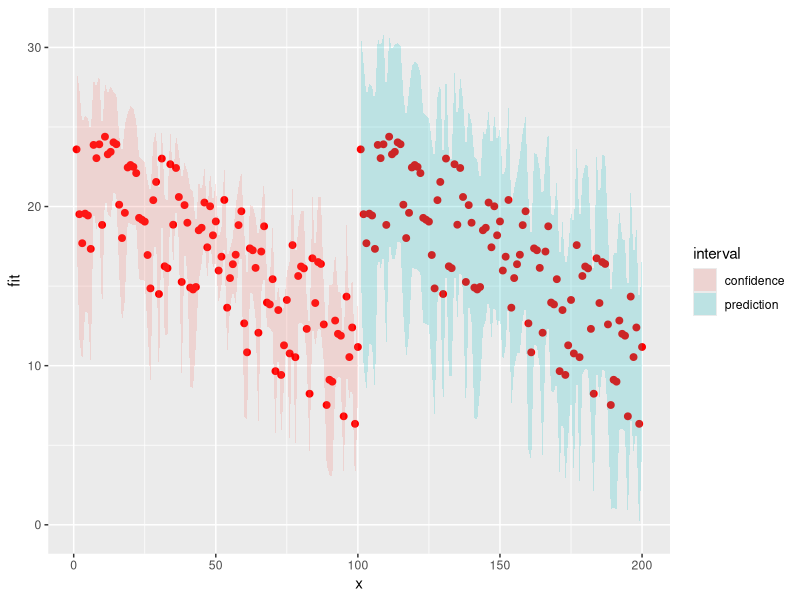
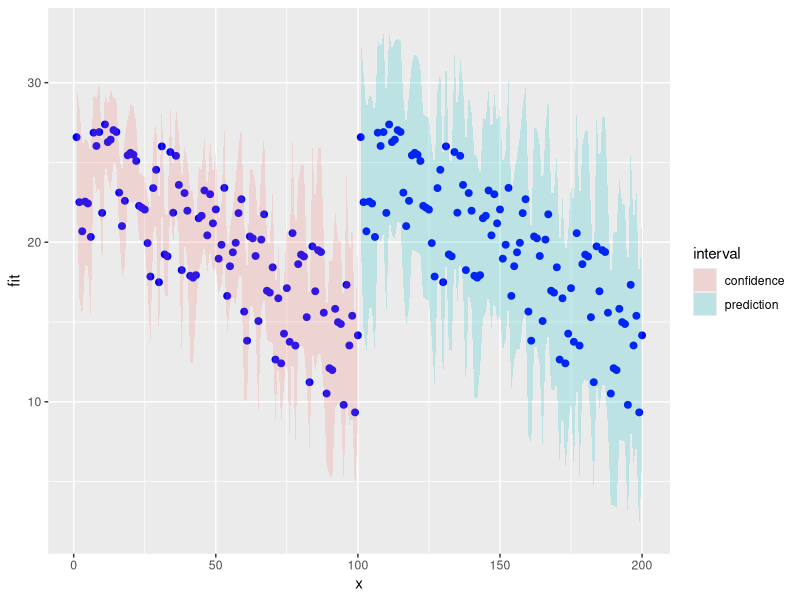
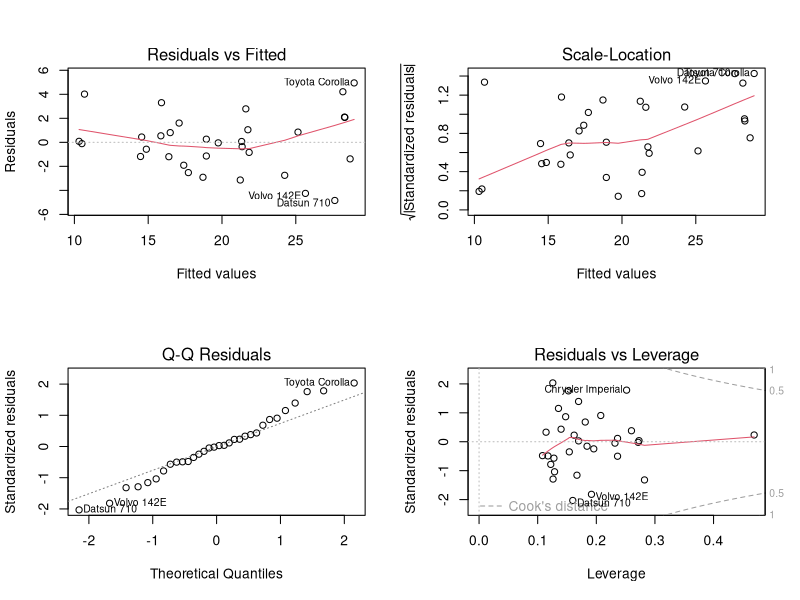

Reproduce these figures in R, in order.
## ---- chunk 1
require(ggplot2, quietly = TRUE, warn.conflicts = FALSE)
require(dplyr, quietly = TRUE, warn.conflicts = FALSE)
require(car, quietly = TRUE, warn.conflicts = FALSE)
data(mtcars)
amdata = filter(mtcars, am == 1)
smdata = filter(mtcars, am == 0)
fit = lm(mpg ~ ., data = mtcars)
## ---- chunk 2
vf = round(vif(fit), 3)
vf
## ---- chunk 3
fit1 = lm(mpg ~ am, data = mtcars)
fit2 = update(fit1, mpg ~ am + drat)
fit3 = update(fit1, mpg ~ am + drat + vs)
fit4 = update(fit1, mpg ~ am + drat + vs + gear)
fit5 = update(fit1, mpg ~ am + drat + vs + gear + qsec)
fit6 = update(fit1, mpg ~ am + drat + vs + gear + qsec + carb)
fit7 = update(fit1, mpg ~ am + drat + vs + gear  + qsec + carb + hp)
fit8 = update(fit1, mpg ~ am + drat + vs + gear + qsec + carb + hp + wt)
fit9 = update(fit1, mpg ~ am + drat + vs + gear + qsec + carb + hp + wt + cyl)
fit10 = update(fit1, mpg ~ am + drat + vs + gear + qsec + carb + hp + wt + cyl + disp)

an1 = anova(fit1,fit2,fit3,fit4,fit5,fit6,fit7,fit8,fit9,fit10)
## ---- chunk 4
fit2 = update(fit1, mpg ~ am + disp)
fit3 = update(fit1, mpg ~ am + disp + cyl)
fit4 = update(fit1, mpg ~ am + disp + cyl + wt)
fit5 = update(fit1, mpg ~ am + disp + cyl + wt + hp)
fit6 = update(fit1, mpg ~ am + disp + cyl + wt + hp + carb)
fit7 = update(fit1, mpg ~ am + disp + cyl + wt + hp + carb + qsec)
fit8 = update(fit1, mpg ~ am + disp + cyl + wt + hp + carb + qsec + gear)
fit9 = update(fit1, mpg ~ am + disp + cyl + wt + hp + carb + qsec + gear + vs)
fit10 = update(fit1, mpg ~ am + disp + cyl + wt + hp + carb + qsec + gear + vs + drat)
an2 = anova(fit1,fit2,fit3,fit4,fit5,fit6,fit7,fit8,fit9,fit10)
## ---- chunk 5
fit3 = update(fit1, mpg ~ am + disp + wt)
fit4 = update(fit1, mpg ~ am + disp + wt + drat)
fit5 = update(fit1, mpg ~ am + disp + wt + drat + vs)
fit6 = update(fit1, mpg ~ am + disp + wt + drat + vs + carb)
an3 = anova(fit1,fit2,fit3,fit4,fit5,fit6)
## ---- chunk 6
model = lm(mpg ~ am + disp + wt + vs + carb, data = mtcars)


## ---- chunk 7
set.seed(31425)
varSeq <- function(v,n) { seq(min(v), max(v), length = n)}
disp = varSeq(mtcars$disp, 100)
wt = varSeq(mtcars$wt, 100)
vs = sample(unique(mtcars$vs), 100, replace = TRUE)
carb = sample(unique(mtcars$carb), 100, replace = TRUE)
standardx = data.frame(am = rep(0,100), disp, wt, vs, carb)
automaticx = data.frame(am = rep(1,100), disp, wt, vs, carb)
standConf = data.frame(predict(model, newdata = standardx, interval = "confidence"))
autoConf = data.frame(predict(model, newdata = automaticx, interval = "confidence"))
standPred = data.frame(predict(model, newdata = standardx, interval = "prediction"))
autoPred = data.frame(predict(model, newdata = automaticx, interval = "prediction"))
standConf$sinterval = "confidence"
autoConf$ainterval = "confidence"
standPred$sinterval = "prediction"
autoPred$ainterval = "prediction"
standard = rbind(standConf, standPred)
automatic = rbind(autoConf, autoPred)
names(standard) <- c("fit", "lwr","upr", "interval")
names(automatic) <- c("fit", "lwr", "upr", "interval")

#names(standConf) <- c("scfit", "sclwr","scupr")
#names(autoConf) <- c("acfit", "aclwr","acupr")
#names(standPred) <- c("spfit", "splwr","spupr")
#names(autoPred) <- c("apfit", "aplwr","apupr")
#dat = cbind(standConf, autoConf,standPred, autoPred)
#dat = cbind(standard,automatic)

## ---- chunk 8
#attach(standard)
#standard = standard[order(fit),]
standard$x = 1:length(standard$fit)
cfs = coef(lm(fit ~ x, data = standard))

attach(automatic)
#automatic = automatic[order(fit),]
automatic$x = 1:length(automatic$fit)
cfa = coef(lm(fit ~ x, data = automatic))
plotIntervals <- function (data, c,  cfs) {
  g = ggplot(data, aes(x = x, y = fit))
  g = g + geom_point(size = 2, colour = c)
  #g = g + geom_abline(intercept = cfs[1], slope = cfs[2], colour = c)
  g = g + geom_ribbon(aes(ymin = lwr, ymax = upr, fill = interval), alpha = 0.2 )
  g
}

plotIntervals(standard, "red", cfs)
plotIntervals(automatic, "blue", cfa)
meanPredIntervalStd = mean(standard$upr - standard$lwr)
meanPredIntervalAuto = mean(automatic$upr - automatic$lwr)
## ---- chunk 9
par(mfcol = (c(2,2)))
plot(model)
